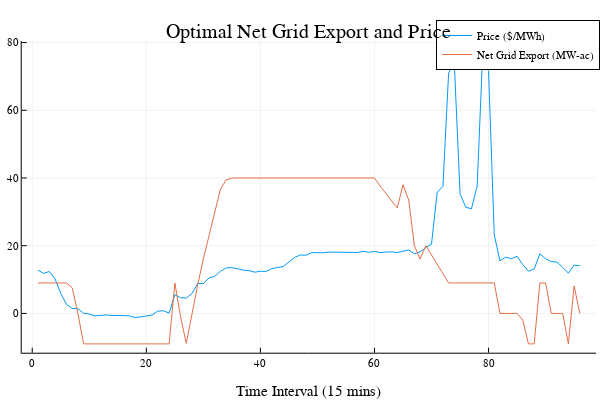

The code cell stored with this chart in its notebook:
### Code cell
plot(results.Price, label="Price (\$/MWh)")
plot!(results.Export_Import, label="Net Grid Export (MW-ac)")
title!("Optimal Net Grid Export and Price")
xaxis!("Time Interval (15 mins)")
yaxis!("")

### Figure 1 — Plotly figure (JSON) as saved in the notebook; plotly's stock layout.template omitted (floating-point values rounded to 4 significant figures)
{"data": [{"colorbar": {"title": ""}, "legendgroup": "Price ($/MWh)", "line": {"color": "rgba(0, 154, 250, 1.000)", "dash": "solid", "shape": "linear", "width": 1}, "mode": "lines", "name": "Price ($/MWh)", "showlegend": true, "type": "scatter", "x": [1, 2, 3, 4, 5, 6, 7, 8, 9, 10, 11, 12, 13, 14, 15, 16, 17, 18, 19, 20, 21, 22, 23, 24, 25, 26, 27, 28, 29, 30, 31, 32, 33, 34, 35, 36, 37, 38, 39, 40, 41, 42, 43, 44, 45, 46, 47, 48, 49, 50, 51, 52, 53, 54, 55, 56, 57, 58, 59, 60, 61, 62, 63, 64, 65, 66, 67, 68, 69, 70, 71, 72, 73, 74, 75, 76, 77, 78, 79, 80, 81, 82, 83, 84, 85, 86, 87, 88, 89, 90, 91, 92, 93, 94, 95, 96], "xaxis": "x1", "y": [12.77, 11.82, 12.39, 10.17, 5.86, 2.69, 1.46, 1.41, 0.03, -0.19, -0.72, -0.54, -0.45, -0.6, -0.72, -0.63, -0.72, -1.19, -1.04, -0.76, -0.47, 0.68, 0.78, 0.09, 5.51, 4.66, 4.52, 5.89, 8.83, 8.83, 10.47, 10.97, 12.45, 13.44, 13.51, 13.19, 12.77, 12.65, 12.18, 12.45, 12.42, 13.25, 13.61, 13.85, 15.19, 16.55, 17.25, 17.2, 17.97, 17.96, 17.9, 18.12, 18.07, 18.21, 18.08, 18.1, 17.98, 18.35, 18.05, 18.32, 17.96, 18.12, 18.18, 17.97, 18.44, 18.75, 17.6, 18.2, 19.42, 20.45, 35.79, 37.5, 71.02, 73.86, 35.35, 31.4, 30.89, 37.58, 77.85, 71.52, 23.24, 15.52, 16.63, 16.14, 16.86, 14.43, 12.47, 13.11, 17.61, 16.16, 15.3, 15.18, 13.61, 11.89, 14.23, 14.09], "yaxis": "y1", "zmax": null, "zmin": null}, {"colorbar": {"title": ""}, "legendgroup": "Net Grid Export (MW-ac)", "line": {"color": "rgba(227, 111, 71, 1.000)", "dash": "solid", "shape": "linear", "width": 1}, "mode": "lines", "name": "Net Grid Export (MW-ac)", "showlegend": true, "type": "scatter", "x": [1, 2, 3, 4, 5, 6, 7, 8, 9, 10, 11, 12, 13, 14, 15, 16, 17, 18, 19, 20, 21, 22, 23, 24, 25, 26, 27, 28, 29, 30, 31, 32, 33, 34, 35, 36, 37, 38, 39, 40, 41, 42, 43, 44, 45, 46, 47, 48, 49, 50, 51, 52, 53, 54, 55, 56, 57, 58, 59, 60, 61, 62, 63, 64, 65, 66, 67, 68, 69, 70, 71, 72, 73, 74, 75, 76, 77, 78, 79, 80, 81, 82, 83, 84, 85, 86, 87, 88, 89, 90, 91, 92, 93, 94, 95, 96], "xaxis": "x1", "y": [9.0, 9.0, 9.0, 9.0, 9.0, 9.0, 7.56, 0, -9, -9, -9, -9, -9, -9, -9, -9, -9, -9, -9, -9, -9, -9, -9, -9, 9.0, -0.903, -8.861, 0.2088, 8.362, 16.15, 23.01, 29.88, 36.75, 39.44, 40, 40, 40.0, 40, 40, 40, 40, 40.0, 40, 40.0, 40, 40, 40.0, 40, 40.0, 40, 40, 40, 40, 40, 40, 40, 40, 40.0, 39.89, 40, 37.6, 35.45, 33.3, 31.14, 37.99, 33.5, 20.0, 16.05, 20.01, 17.26, 14.5, 11.75, 9.0, 9.0, 9.0, 9.0, 9.0, 9.0, 9.0, 9.0, 9.0, 0, 0, 0, 0, -1.945, -9, -9, 9.0, 9.0, 0, 0, 0, -9, 8.123, 0], "yaxis": "y1", "zmax": null, "zmin": null}], "layout": {"annotations": [{"font": {"color": "rgba(0, 0, 0, 1.000)", "family": "sans-serif", "size": 20}, "rotation": 0, "showarrow": false, "text": "Optimal Net Grid Export and Price", "x": 0.5148, "xanchor": "center", "xref": "paper", "y": 1, "yanchor": "top", "yref": "paper"}], "height": 400, "legend": {"bgcolor": "rgba(255, 255, 255, 1.000)", "bordercolor": "rgba(0, 0, 0, 1.000)", "borderwidth": 1, "font": {"color": "rgba(0, 0, 0, 1.000)", "family": "sans-serif", "size": 11}, "tracegroupgap": 0, "traceorder": "normal", "x": 1, "xanchor": "auto", "y": 1, "yanchor": "auto"}, "margin": {"b": 20, "l": 0, "r": 0, "t": 20}, "paper_bgcolor": "rgba(255, 255, 255, 1.000)", "plot_bgcolor": "rgba(255, 255, 255, 1.000)", "showlegend": true, "width": 600, "xaxis": {"anchor": "y1", "domain": [0.03619, 0.9934], "gridcolor": "rgba(0, 0, 0, 0.100)", "gridwidth": 0.5, "linecolor": "rgba(0, 0, 0, 1.000)", "mirror": false, "range": [-1.85, 98.85], "showgrid": true, "showline": true, "showticklabels": true, "tickangle": 0, "tickcolor": "rgb(0, 0, 0)", "tickfont": {"color": "rgba(0, 0, 0, 1.000)", "family": "sans-serif", "size": 11}, "tickmode": "array", "ticks": "inside", "ticktext": ["0", "20", "40", "60", "80"], "tickvals": [0, 20, 40, 60, 80], "title": "Time Interval (15 mins)", "titlefont": {"color": "rgba(0, 0, 0, 1.000)", "family": "sans-serif", "size": 15}, "type": "-", "visible": true, "zeroline": false, "zerolinecolor": "rgba(0, 0, 0, 1.000)"}, "yaxis": {"anchor": "x1", "domain": [0.07581, 0.9415], "gridcolor": "rgba(0, 0, 0, 0.100)", "gridwidth": 0.5, "linecolor": "rgba(0, 0, 0, 1.000)", "mirror": false, "range": [-11.61, 80.46], "showgrid": true, "showline": true, "showticklabels": true, "tickangle": 0, "tickcolor": "rgb(0, 0, 0)", "tickfont": {"color": "rgba(0, 0, 0, 1.000)", "family": "sans-serif", "size": 11}, "tickmode": "array", "ticks": "inside", "ticktext": ["0", "20", "40", "60", "80"], "tickvals": [0, 20, 40, 60, 80], "title": "", "titlefont": {"color": "rgba(0, 0, 0, 1.000)", "family": "sans-serif", "size": 15}, "type": "-", "visible": true, "zeroline": false, "zerolinecolor": "rgba(0, 0, 0, 1.000)"}}}
